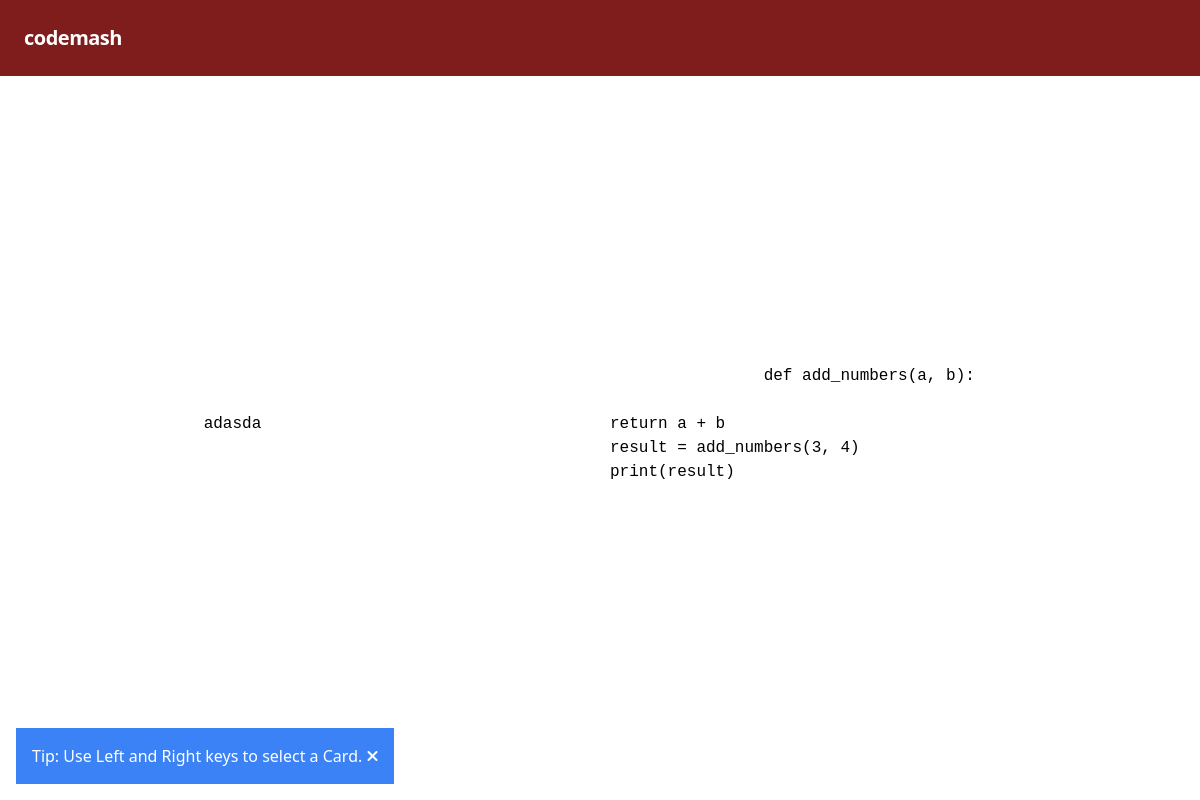
Before: / with the older database file.
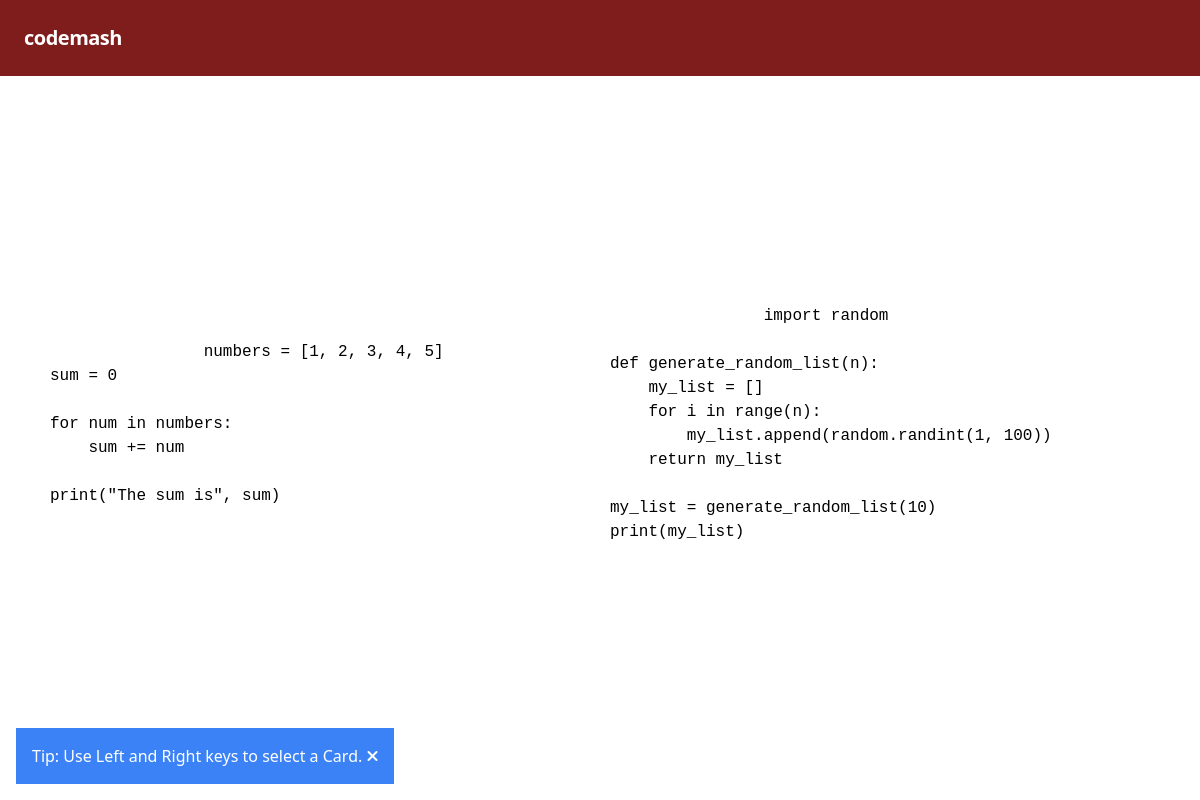
After: the same page with the newer database file.
### app/models.py (models this page shows)
class Snippet(models.Model):
    code = models.TextField()
    created = models.DateTimeField(auto_now=True)
    score = models.FloatField(default=1600.0)
    image_url = models.URLField(null=True)
    author = models.CharField(max_length=32, null=False)

### app/views/snippet.py (the view, shortened to what this page needs)
# urls.py: path('', snippet.SnippetView.as_view()),
class SnippetView(APIView):
    def get_two_random_snippets(self):
        snippets = Snippet.objects.all()
        snippet_one = random.choice(snippets)
        snippet_two = random.choice(snippets)
        while snippet_one == snippet_two and snippet_one.code == snippet_two.code:
            snippet_two = random.choice(snippets)
        return [snippet_one, snippet_two]
    def get(self, request):
        snippets = self.get_two_random_snippets()
        serializer = SnippetSerializer(snippets,  many=True)
        data = []
        for x in serializer.data:
            data.append(dict(x))
        return render(request, "app/home.html", {"snippet_one": data[0], "snippet_two": data[1] })

### app/templates/app/home.html (shortened to what this page needs)
<!DOCTYPE html>
<html lang="en">
  <head>
    <link
      rel="stylesheet"
      href="https://use.fontawesome.com/releases/v5.15.1/css/all.css"
    />
    <link
      rel="stylesheet"
      href="//cdnjs.cloudflare.com/ajax/libs/highlight.js/11.7.0/styles/default.min.css"
    />
  </head>
  <body onload="hightlightElements()">
    {% include 'app/nav.html' %}
    <div
      class="fixed bottom-0 p-4 m-4 bg-blue-500 text-white flex"
      id="toaster"
    >
      <p class="text-center flex-1">
        Tip: Use Left and Right keys to select a Card.
        <i id="close-toaster" class="fa fa-times" aria-hidden="true"></i>
      </p>
    </div>
    <div class="card-container">
      <div class="card" onclick="select_card(this)" id="{{snippet_one.id}}">
        <pre id="code">
				<code>{{snippet_one.code}}</code>
				</pre
        >
      </div>
      <div class="card" onclick="select_card(this)" id="{{snippet_two.id}}">
        <pre id="code">
				<code>{{snippet_two.code}}</code>
				</pre
        >
      </div>
    </div>
  </body>
</html>

### app/templates/app/nav.html (shortened to what this page needs)
{% include 'app/base.html' %}
<!DOCTYPE html>
<html lang="en">
  <head>
  </head>
  <body>
    <nav class="flex items-center justify-between flex-wrap bg-red-900 p-6">
      <div class="flex items-center flex-shrink-0 text-white mr-6">
        <a href="/" class="font-semibold text-xl tracking-tight">codemash</a>
      </div>
    </nav>
  </body>
</html>

### app/templates/app/base.html (shortened to what this page needs)
<!DOCTYPE html>
<html lang="en">
  <head>
    <script src="https://cdn.tailwindcss.com"></script>
  </head>
  <body></body>
</html>

### app/templates/app/home.html (style rules this page uses)
.card-container { display: flex; justify-content: center; align-items: center; height: 90vh; }
.card { width: 45%; margin: 0px 10px; display: hidden; position: relative; }
code { min-height: 50vh; white-space: pre; white-space: -moz-pre; white-space: -pre; white-space: -o-pre; }

Changed rows visible on the page:
removed Snippet: code "adasda"
removed Snippet: code "def add_numbers(a, b): return a + b result = add_numbers(3, 4) print(result)"
added Snippet: code "numbers = [1, 2, 3, 4, 5] sum = 0 for num in numbers: sum += num print(\"The sum is\", sum)"
added Snippet: code "import random def generate_random_list(n): my_list = [] for i in range(n): my_list.append(random.randint(1, 100)) return my_list my_list = generate_random_list(10) print(my_list)"
